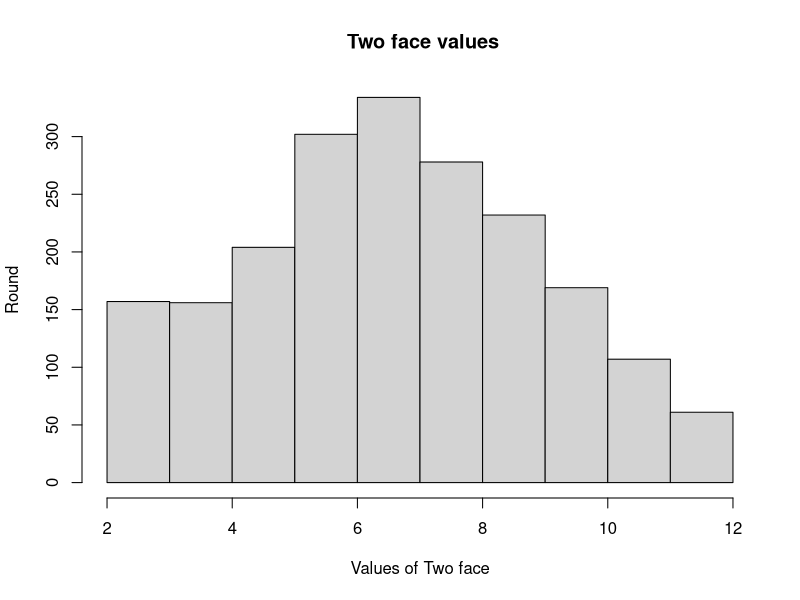
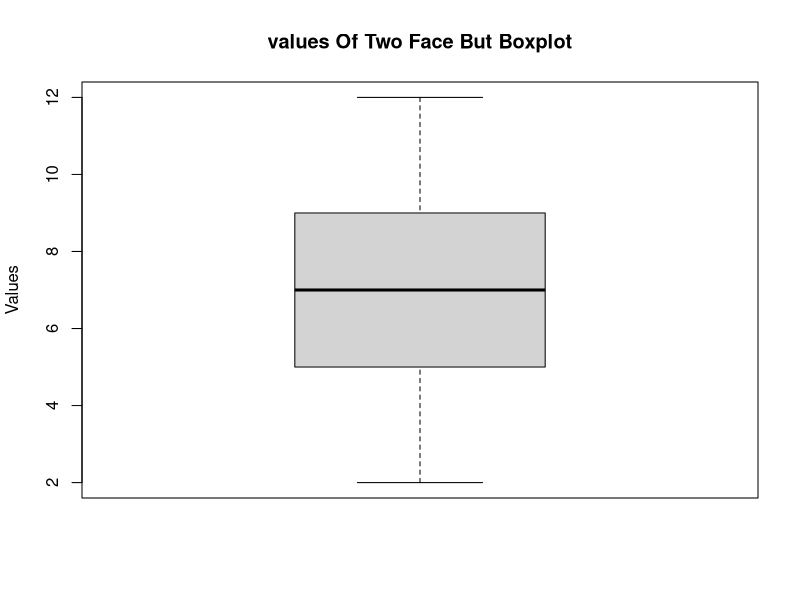

R code for these plots, in order:
a <- sample(1:6, size = 2000, replace = TRUE)
b <- sample(1:6, size = 2000, replace = TRUE)
sum <- a+b
sum
hist(sum,xlab="Values of Two face",ylab = "Round" ,main = " Two face values")
boxplot(sum, main = "values Of Two Face But Boxplot", ylab = "Values")
M<- 'Mean '
Me<-'median'
Mo<-'mode: '
cat("Mean:",mean(sum)," ")
cat("Median:", median(sum)," ")

Modes <- function(sum) {
  sumx <- unique(sum)
  tab <- tabulate(match(sum, sumx))
  sumx[tab == max(tab)]
}
cat("Mode:",Modes(sum) ," ")
count<-0
for(i in 1:2000){
    if(sum[i]==7){
        count<-count+1
    }
}
cat("Probability of getting a sum of 7 of those 2,000 rolls is",count/2000)

    
